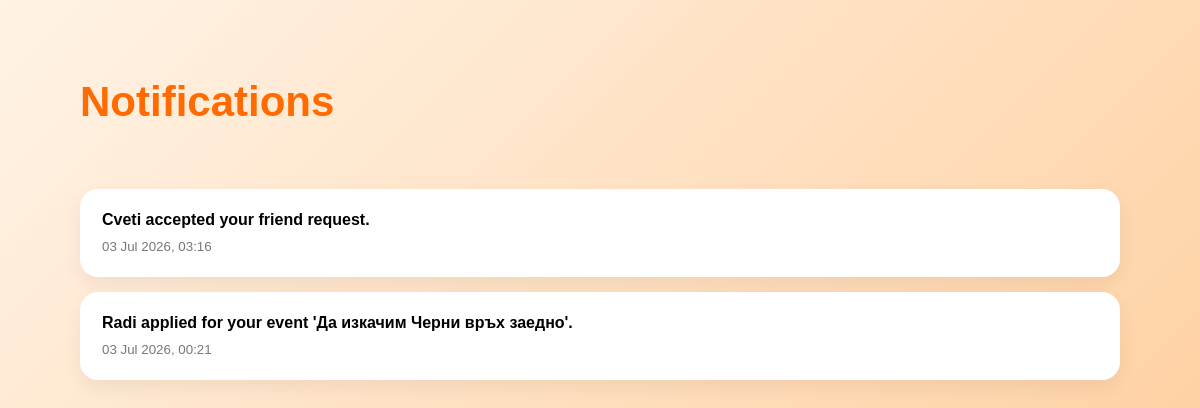
Page /notifications/ (signed in) on the earlier database version.
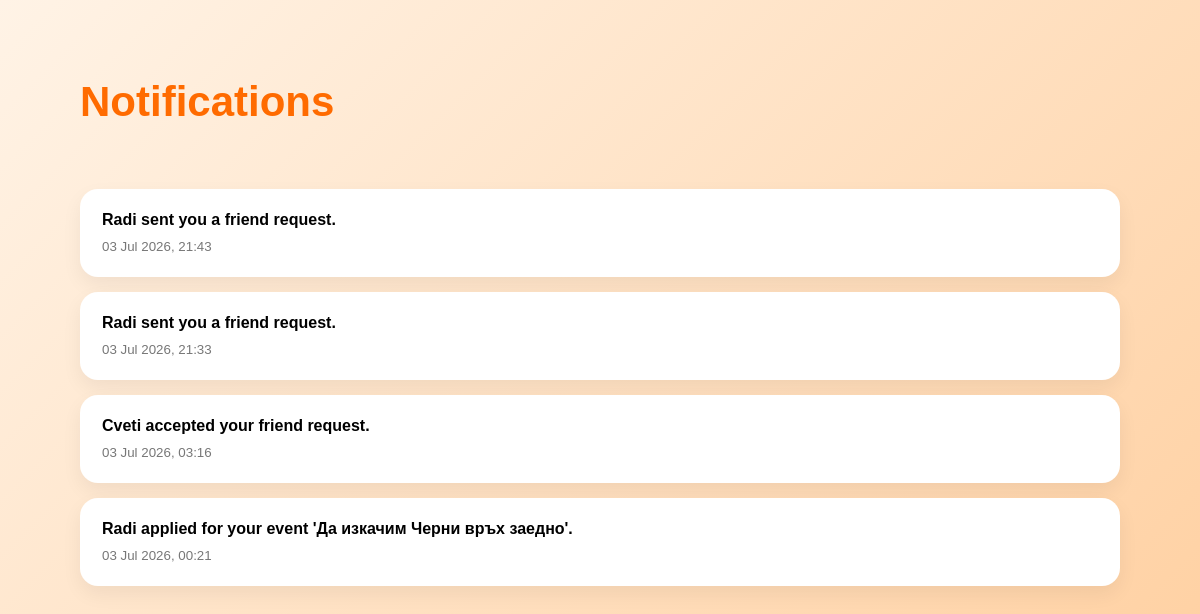
Same page on the later database version.
### notifications/models.py (models this page shows, shortened)
class Notification(models.Model):
    recipient = models.ForeignKey(
        User,
        on_delete=models.CASCADE,
        related_name="notifications"
    )
    message = models.TextField()
    is_read = models.BooleanField(default=False)
    created_at = models.DateTimeField(auto_now_add=True)

### notifications/views.py (the view)
# urls.py: path("", views.notifications_view, name="notifications"),
@login_required
def notifications_view(request):
    notifications = Notification.objects.filter(
        recipient=request.user
    ).order_by("-created_at")
    return render(request, "notifications/notifications.html", {
        "notifications": notifications
    })

### notifications/templates/notifications/notifications.html (shortened to what this page needs)
{% extends "base.html" %}
{% block content %}
<div class="page-container">
    <div class="page-header">
        <h1>Notifications</h1>
    </div>
    {% for notification in notifications %}
        <div class="notification-card">
            <p>{{ notification.message }}</p>
            <small>
                {{ notification.created_at|date:"d M Y, H:i" }}
            </small>
        </div>
    {% endfor %}
</div>
{% endblock %}

### accounts/templates/base.html (shortened to what this page needs)
{% load static %}
<!DOCTYPE html>
<html lang="en">
<head>
    <link rel="stylesheet" href="{% static 'css/style.css' %}">
</head>
<body>
{% block content %}
{% endblock %}
</body>
</html>

### accounts/static/css/style.css (style rules this page uses)
body { margin: 0; font-family: Arial, sans-serif; background: linear-gradient(135deg, #fff3e6, #ffd1a3); }
.page-container { padding: 50px 80px; }
.page-header { display: flex; justify-content: space-between; align-items: center; margin-bottom: 35px; }
.page-header h1 { color: #ff6b00; font-size: 42px; }
.notification-card { background: white; padding: 22px; border-radius: 18px; margin-bottom: 15px; box-shadow: 0 8px 20px rgba(0,0,0,0.06); }
.notification-card p { margin: 0 0 8px; font-weight: 600; }
.notification-card small { color: #777; }

Differences in the rows shown:
added Notification: message "Radi sent you a friend request.", created_at "03 Jul 2026, 21:43"
added Notification: message "Radi sent you a friend request.", created_at "03 Jul 2026, 21:33"
